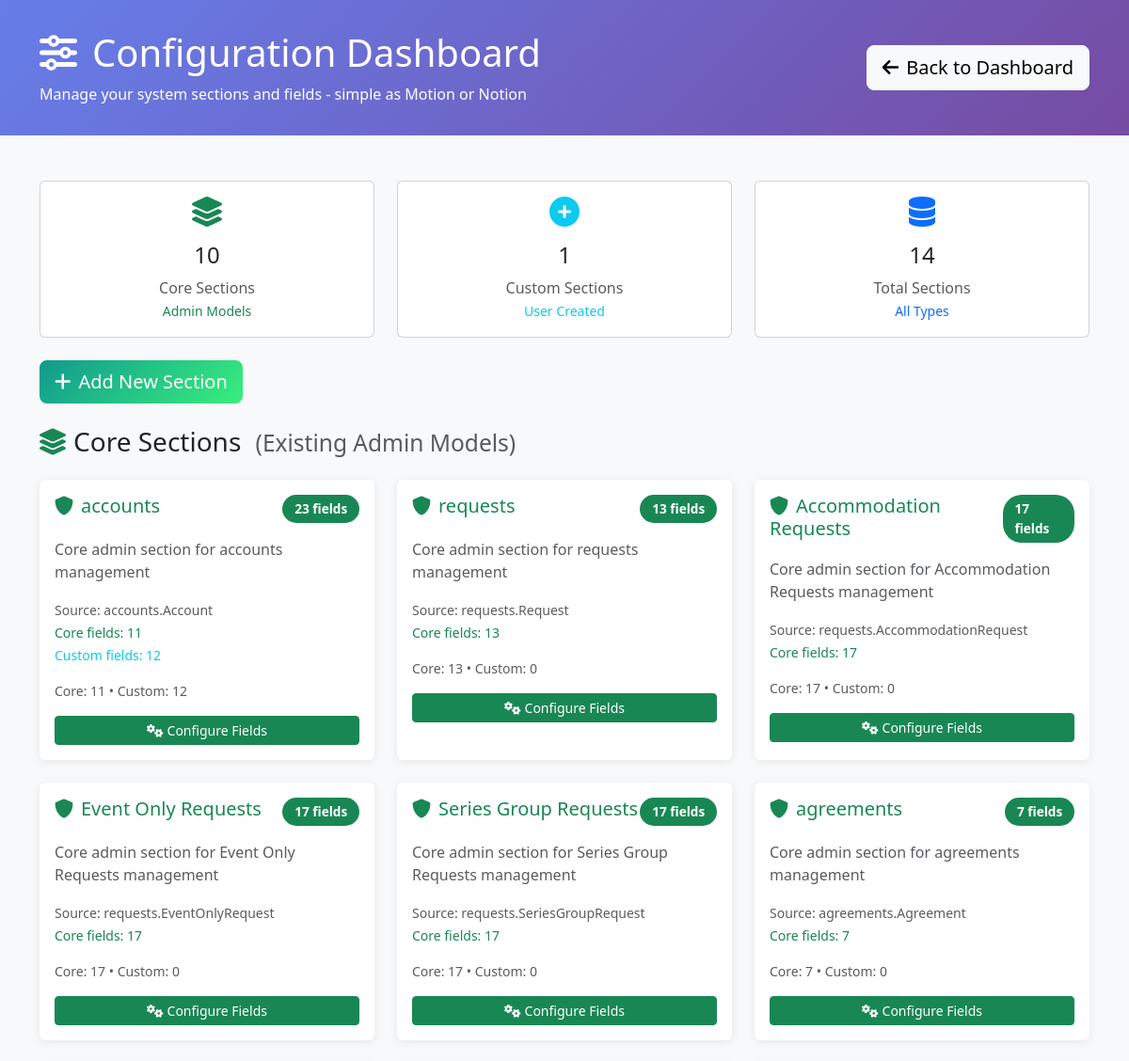
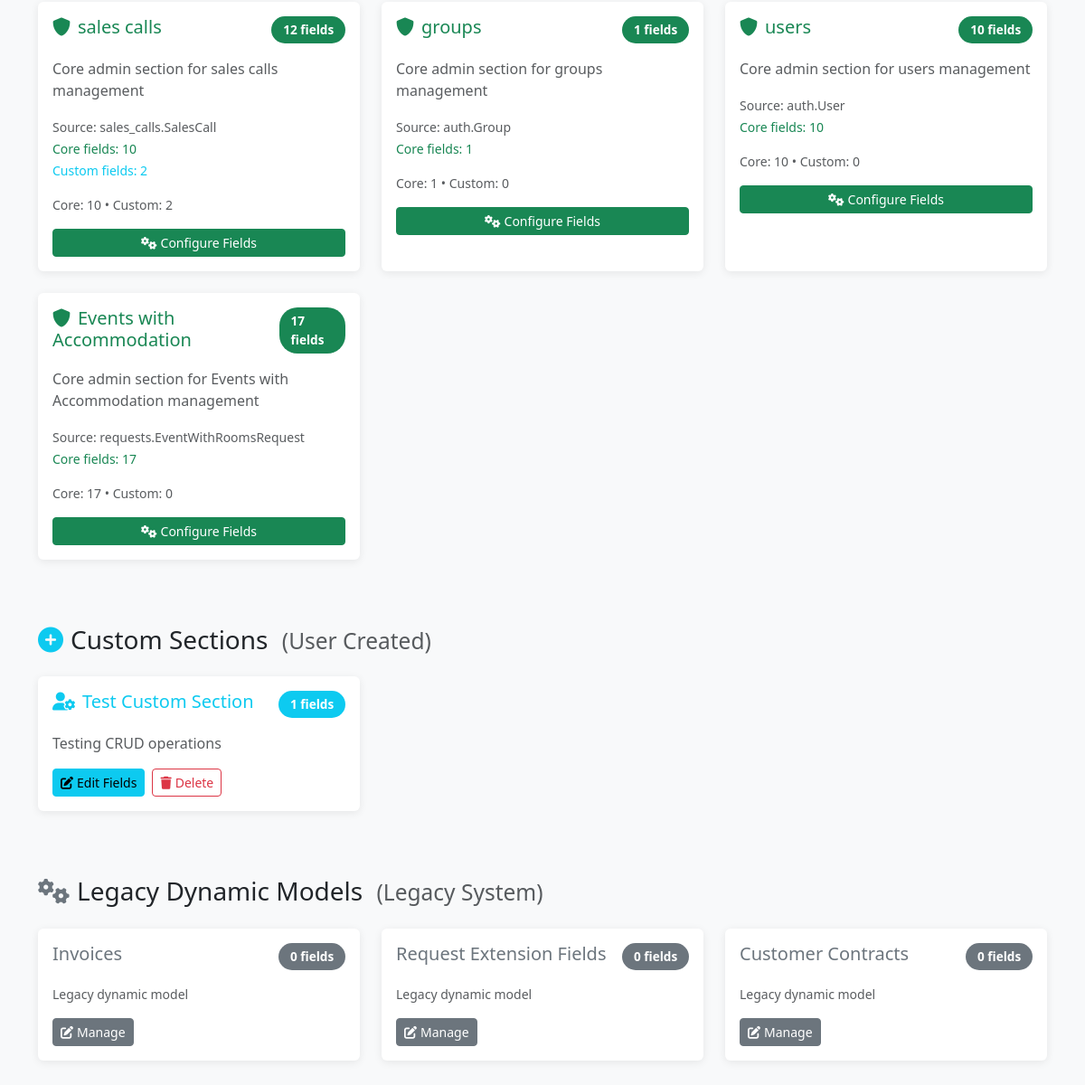
The app's page /configuration/ (signed in) with its own data (2 pictures, top to bottom).
### requests/models.py (models this page shows, shortened)
class DynamicSection(models.Model):
    name = models.CharField(max_length=255, unique=True, help_text="Internal section name")
    display_name = models.CharField(max_length=255, help_text="Display name shown to users")
    description = models.TextField(blank=True, help_text="Description of this section's purpose")
    order = models.IntegerField(default=100, help_text="Display order")
    is_core_section = models.BooleanField(default=False, help_text="True if this represents an existing admin model")
    source_model = models.CharField(max_length=255, blank=True, help_text="Full model name (e.g. 'accounts.Account') for core sections")
    created_at = models.DateTimeField(auto_now_add=True)
    updated_at = models.DateTimeField(auto_now=True)
    class Meta:
        verbose_name = "Dynamic Section"
        verbose_name_plural = "Dynamic Sections"
        ordering = ['is_core_section', 'order', 'name']

class DynamicModel(models.Model):
    name = models.CharField(max_length=100, unique=True, help_text="Model name (e.g., 'Invoice')")
    app_label = models.CharField(max_length=100, default='requests', help_text="Django app where model belongs")
    table_name = models.CharField(max_length=100, unique=True, help_text="Database table name")
    display_name = models.CharField(max_length=100, help_text="Human-readable name for admin")
    description = models.TextField(blank=True, help_text="Description of this model's purpose")
    ordering_fields = models.JSONField(default=list, help_text="Fields to use for default ordering")
    is_active = models.BooleanField(default=True, help_text="Whether this model is active in the system")
    created_at = models.DateTimeField(auto_now_add=True)
    updated_at = models.DateTimeField(auto_now=True)
    class Meta:
        verbose_name = "Dynamic Model"
        verbose_name_plural = "Dynamic Models"
        ordering = ['name']

### requests/configuration_views.py (the view)
# urls.py: path('', configuration_views.configuration_dashboard, name='dashboard'),
@staff_member_required
def configuration_dashboard(request):
    from requests.services.admin_model_detector import AdminModelDetector
    from requests.models import DynamicSection
    detector = AdminModelDetector()
    detector.sync_core_sections()
    core_sections = []
    for section in DynamicSection.objects.filter(is_core_section=True).order_by('order', 'name'):
        core_fields = section.fields.filter(is_core_field=True)
        custom_fields = section.fields.filter(is_core_field=False)
        core_sections.append({
            'id': section.id,
            'name': section.name,
            'display_name': section.display_name,
            'description': section.description,
            'source_model': section.source_model,
            'core_field_count': core_fields.count(),
            'custom_field_count': custom_fields.count(),
            'total_fields': section.fields.count(),
            'is_core': True,
            'admin_url': f'/admin/{section.source_model.lower().replace(".", "/")}/' if section.source_model else None
        })
    custom_sections = []
    for section in DynamicSection.objects.filter(is_core_section=False).order_by('order', 'name'):
        custom_sections.append({
            'id': section.id,
            'name': section.name,
            'display_name': section.display_name,
            'description': section.description,
            'field_count': section.fields.count(),
            'total_fields': section.fields.count(),
            'is_core': False,
            'admin_url': None  # Custom sections don't have admin URLs yet
        })
    dynamic_models = []
    for dm in DynamicModel.objects.filter(is_active=True):
        field_count = dm.fields.filter(is_active=True).count()
        dynamic_models.append({
            'id': dm.id,
            'name': f"{dm.app_label}.{dm.name}",
            'display_name': dm.display_name,
            'field_count': field_count,
            'is_core': False,
            'model': dm
        })
    context = {
        'core_sections': core_sections,
        'custom_sections': custom_sections,
        'dynamic_models': dynamic_models,  # Legacy support
        'total_core_sections': len(core_sections),
        'total_custom_sections': len(custom_sections),
        'total_sections': len(core_sections) + len(custom_sections) + len(dynamic_models)
    }
    return render(request, 'configuration/dashboard.html', context)

### requests/templates/configuration/dashboard.html (shortened to what this page needs)
<!DOCTYPE html>
<html lang="en">
<head>
    <link href="https://cdn.jsdelivr.net/npm/bootstrap@5.3.0/dist/css/bootstrap.min.css" rel="stylesheet">
    <link href="https://cdnjs.cloudflare.com/ajax/libs/font-awesome/6.0.0/css/all.min.css" rel="stylesheet">
</head>
<body class="bg-light">
    <div class="config-header">
        <div class="container">
            <div class="row align-items-center">
                <div class="col-md-8">
                    <h1 class="mb-2">
                        <i class="fas fa-sliders-h me-3"></i>Configuration Dashboard
                    </h1>
                    <p class="mb-0 opacity-90">
                        Manage your system sections and fields - simple as Motion or Notion
                    </p>
                </div>
                <div class="col-md-4 text-end">
                    <a href="{% url 'dashboard' %}" class="btn btn-light btn-lg">
                        <i class="fas fa-arrow-left me-2"></i>Back to Dashboard
                    </a>
                </div>
            </div>
        </div>
    </div>
    <div class="container my-5">
        <div class="row mb-4">
            <div class="col-md-4">
                <div class="card text-center">
                    <div class="card-body">
                        <i class="fas fa-layer-group fa-2x text-success mb-3"></i>
                        <h4>{{ total_core_sections|default:0 }}</h4>
                        <p class="text-muted mb-0">Core Sections</p>
                        <small class="text-success">Admin Models</small>
                    </div>
                </div>
            </div>
            <div class="col-md-4">
                <div class="card text-center">
                    <div class="card-body">
                        <i class="fas fa-plus-circle fa-2x text-info mb-3"></i>
                        <h4>{{ total_custom_sections|default:0 }}</h4>
                        <p class="text-muted mb-0">Custom Sections</p>
                        <small class="text-info">User Created</small>
                    </div>
                </div>
            </div>
            <div class="col-md-4">
                <div class="card text-center">
                    <div class="card-body">
                        <i class="fas fa-database fa-2x text-primary mb-3"></i>
                        <h4>{{ total_sections|default:0 }}</h4>
                        <p class="text-muted mb-0">Total Sections</p>
                        <small class="text-primary">All Types</small>
                    </div>
                </div>
            </div>
        </div>
        <div class="row mb-4">
            <div class="col-12">
                <div class="d-flex action-buttons">
                    <button class="btn btn-create btn-lg" onclick="createNewSection()">
                        <i class="fas fa-plus me-2"></i>Add New Section
                    </button>
                </div>
            </div>
        </div>
        <div class="row">
            <div class="col-12">
                <h3 class="mb-4">
                    <i class="fas fa-layer-group me-2 text-success"></i>Core Sections
                    <small class="text-muted ms-2">(Existing Admin Models)</small>
                </h3>
                <div class="row">
                    {% for section in core_sections %}
                    <div class="col-lg-6 col-xl-4 mb-4">
                        <div class="card section-card h-100 border-success">
                            <div class="card-body">
                                <div class="d-flex justify-content-between align-items-start mb-3">
                                    <h5 class="card-title mb-0 text-success">
                                        <i class="fas fa-shield-alt me-2"></i>{{ section.display_name }}
                                    </h5>
                                    <span class="field-count bg-success text-white">
                                        {{ section.total_fields }} fields
                                    </span>
                                </div>
                                <p class="card-text text-muted mb-3">{{ section.description }}</p>
                                <div class="mb-3">
                                    <small class="text-muted">Source: {{ section.source_model }}</small><br>
                                    <small class="text-success">Core fields: {{ section.core_field_count }}</small>
                                    {% if section.custom_field_count %}
                                    <br><small class="text-info">Custom fields: {{ section.custom_field_count }}</small>
                                    {% endif %}
                                </div>
                                <p class="text-muted small mb-3">
                                    Core: {{ section.core_field_count }} • Custom: {{ section.custom_field_count }}
                                </p>
                                <div class="d-flex gap-2">
                                    <a href="{% url 'configuration:section_fields' section.id %}"
                                       class="btn btn-success btn-sm flex-fill">
                                        <i class="fas fa-cogs me-1"></i>Configure Fields
                                    </a>
                                </div>
                            </div>
                        </div>
                    </div>
                    {% endfor %}
                </div>
            </div>
        </div>
        <div class="row mt-5">
            <div class="col-12">
                <h3 class="mb-4">
                    <i class="fas fa-plus-circle me-2 text-info"></i>Custom Sections
                    <small class="text-muted ms-2">(User Created)</small>
                </h3>
                <div class="row">
                    {% for section in custom_sections %}
                    <div class="col-lg-6 col-xl-4 mb-4">
                        <div class="card section-card h-100 border-info">
                            <div class="card-body">
                                <div class="d-flex justify-content-between align-items-start mb-3">
                                    <h5 class="card-title mb-0 text-info">
                                        <i class="fas fa-user-cog me-2"></i>{{ section.display_name }}
                                    </h5>
                                    <span class="field-count bg-info text-white">
                                        {{ section.total_fields }} fields
                                    </span>
                                </div>
                                <p class="card-text text-muted mb-3">{{ section.description|default:"Custom section created by user" }}</p>
                                <div class="d-flex gap-2">
                                    <a href="{% url 'configuration:section_fields' section.id %}"
                                       class="btn btn-info btn-sm">
                                        <i class="fas fa-edit me-1"></i>Edit Fields
                                    </a>
                                    <button class="btn btn-outline-danger btn-sm"
                                            onclick="deleteSection({{ section.id }}, '{{ section.display_name }}')">
                                        <i class="fas fa-trash me-1"></i>Delete
                                    </button>
                                </div>
                            </div>
                        </div>
                    </div>
                    {% empty %}
                    <div class="col-12">
                        <div class="alert alert-light border-info">
                            <i class="fas fa-lightbulb me-2 text-info"></i>No custom sections yet. Click "Add New Section" to create your first custom section!
                        </div>
                    </div>
                    {% endfor %}
                </div>
            </div>
        </div>
        {% if dynamic_models %}
        <div class="row mt-5">
            <div class="col-12">
                <h3 class="mb-4">
                    <i class="fas fa-cogs me-2 text-secondary"></i>Legacy Dynamic Models
                    <small class="text-muted ms-2">(Legacy System)</small>
                </h3>
                <div class="row">
                    {% for model in dynamic_models %}
                    <div class="col-lg-6 col-xl-4 mb-4">
                        <div class="card section-card h-100 border-secondary">
                            <div class="card-body">
                                <div class="d-flex justify-content-between align-items-start mb-3">
                                    <h5 class="card-title mb-0 text-secondary">{{ model.display_name }}</h5>
                                    <span class="field-count bg-secondary text-white">
                                        {{ model.field_count }} fields
                                    </span>
                                </div>
                                <p class="text-muted small mb-3">Legacy dynamic model</p>
                                <div class="d-flex gap-2">
                                    <a href="{% url 'configuration:section_fields' model.id %}?dynamic=true"
                                       class="btn btn-secondary btn-sm">
                                        <i class="fas fa-edit me-1"></i>Manage
                                    </a>
                                </div>
                            </div>
                        </div>
                    </div>
                    {% endfor %}
                </div>
            </div>
        </div>
        {% endif %}
    </div>
</body>
</html>

### records on screen
DynamicSection: display_name "accounts", description "Core admin section for accounts management", source_model "accounts.Account"
DynamicSection: display_name "requests", description "Core admin section for requests management", source_model "requests.Request"
DynamicSection: display_name "Accommodation Requests", description "Core admin section for Accommodation Requests management", source_model "requests.AccommodationRequest"
DynamicSection: display_name "Event Only Requests", description "Core admin section for Event Only Requests management", source_model "requests.EventOnlyRequest"
DynamicSection: display_name "Series Group Requests", description "Core admin section for Series Group Requests management", source_model "requests.SeriesGroupRequest"
DynamicSection: display_name "agreements", description "Core admin section for agreements management", source_model "agreements.Agreement"
DynamicSection: display_name "sales calls", description "Core admin section for sales calls management", source_model "sales_calls.SalesCall"
DynamicSection: display_name "groups", description "Core admin section for groups management", source_model "auth.Group"
DynamicSection: display_name "users", description "Core admin section for users management", source_model "auth.User"
DynamicSection: display_name "Events with Accommodation", description "Core admin section for Events with Accommodation management", source_model "requests.EventWithRoomsRequest"
DynamicSection: display_name "Test Custom Section", description "Testing CRUD operations"
DynamicModel: display_name "Invoices", field_count "0"
DynamicModel: display_name "Request Extension Fields", field_count "0"
DynamicModel: display_name "Customer Contracts", field_count "0"

### other values on screen
{{ total_core_sections|default:0 }} "10"
{{ total_custom_sections|default:0 }} "1"
{{ total_sections|default:0 }} "14"
{{ section.total_fields }} "23" "13" "17" "17" "17" "7" "12" "1" "10" "17"
{{ section.core_field_count }} "11" "13" "17" "17" "17" "7" "10" "1" "10" "17"
{{ section.custom_field_count }} "12" "2"
{{ section.custom_field_count }} "12" "0" "0" "0" "0" "0" "2" "0" "0" "0"
{{ section.total_fields }} "1"
